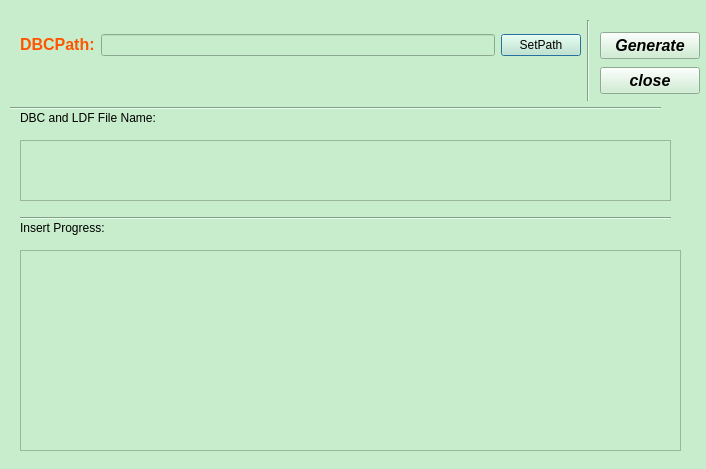
<?xml version="1.0" encoding="UTF-8"?>
<ui version="4.0">
 <class>MatrixDlg</class>
 <widget class="QDialog" name="MatrixDlg">
  <property name="geometry">
   <rect>
    <x>0</x>
    <y>0</y>
    <width>706</width>
    <height>469</height>
   </rect>
  </property>
  <property name="focusPolicy">
   <enum>Qt::TabFocus</enum>
  </property>
  <property name="windowTitle">
   <string>Create DB</string>
  </property>
  <property name="styleSheet">
   <string notr="true">background-color: rgb(199, 237, 204);</string>
  </property>
  <widget class="Line" name="line_3">
   <property name="geometry">
    <rect>
     <x>10</x>
     <y>100</y>
     <width>651</width>
     <height>16</height>
    </rect>
   </property>
   <property name="orientation">
    <enum>Qt::Horizontal</enum>
   </property>
  </widget>
  <widget class="QTextBrowser" name="textBrowserinsert">
   <property name="geometry">
    <rect>
     <x>20</x>
     <y>250</y>
     <width>661</width>
     <height>201</height>
    </rect>
   </property>
   <property name="styleSheet">
    <string notr="true">font: 7pt &quot;Arial&quot;;</string>
   </property>
  </widget>
  <widget class="Line" name="line">
   <property name="geometry">
    <rect>
     <x>580</x>
     <y>20</y>
     <width>16</width>
     <height>81</height>
    </rect>
   </property>
   <property name="orientation">
    <enum>Qt::Vertical</enum>
   </property>
  </widget>
  <widget class="Line" name="line_2">
   <property name="geometry">
    <rect>
     <x>20</x>
     <y>210</y>
     <width>651</width>
     <height>16</height>
    </rect>
   </property>
   <property name="orientation">
    <enum>Qt::Horizontal</enum>
   </property>
  </widget>
  <widget class="QWidget" name="layoutWidget">
   <property name="geometry">
    <rect>
     <x>20</x>
     <y>30</y>
     <width>561</width>
     <height>30</height>
    </rect>
   </property>
   <layout class="QHBoxLayout" name="horizontalLayout">
    <item>
     <widget class="QLabel" name="label_3">
      <property name="layoutDirection">
       <enum>Qt::RightToLeft</enum>
      </property>
      <property name="text">
       <string>&lt;html&gt;&lt;head/&gt;&lt;body&gt;&lt;p&gt;&lt;span style=&quot; font-size:12pt; font-weight:600; color:#ff5500;&quot;&gt;DBCPath:&lt;/span&gt;&lt;/p&gt;&lt;/body&gt;&lt;/html&gt;</string>
      </property>
      <property name="buddy">
       <cstring>lineEditDBC</cstring>
      </property>
     </widget>
    </item>
    <item>
     <widget class="QLineEdit" name="lineEditDBC"/>
    </item>
    <item>
     <widget class="QPushButton" name="pushButtonDBC">
      <property name="text">
       <string>SetPath</string>
      </property>
     </widget>
    </item>
   </layout>
  </widget>
  <widget class="QLabel" name="label_2">
   <property name="geometry">
    <rect>
     <x>20</x>
     <y>220</y>
     <width>191</width>
     <height>16</height>
    </rect>
   </property>
   <property name="text">
    <string>Insert Progress:</string>
   </property>
  </widget>
  <widget class="QLabel" name="label">
   <property name="geometry">
    <rect>
     <x>20</x>
     <y>110</y>
     <width>191</width>
     <height>16</height>
    </rect>
   </property>
   <property name="text">
    <string>DBC and LDF File Name: </string>
   </property>
  </widget>
  <widget class="QTextBrowser" name="textBrowserfile">
   <property name="geometry">
    <rect>
     <x>20</x>
     <y>140</y>
     <width>651</width>
     <height>61</height>
    </rect>
   </property>
   <property name="styleSheet">
    <string notr="true">font: 7pt &quot;Arial&quot;;</string>
   </property>
  </widget>
  <widget class="QWidget" name="layoutWidget_2">
   <property name="geometry">
    <rect>
     <x>600</x>
     <y>30</y>
     <width>100</width>
     <height>67</height>
    </rect>
   </property>
   <layout class="QVBoxLayout" name="verticalLayout">
    <item>
     <widget class="QPushButton" name="pushButtonGen">
      <property name="font">
       <font>
        <pointsize>12</pointsize>
        <weight>75</weight>
        <italic>true</italic>
        <bold>true</bold>
       </font>
      </property>
      <property name="text">
       <string>Generate</string>
      </property>
     </widget>
    </item>
    <item>
     <widget class="QPushButton" name="pushButtonclose">
      <property name="font">
       <font>
        <pointsize>12</pointsize>
        <weight>75</weight>
        <italic>true</italic>
        <bold>true</bold>
       </font>
      </property>
      <property name="text">
       <string>close</string>
      </property>
     </widget>
    </item>
   </layout>
  </widget>
 </widget>
 <resources/>
 <connections>
  <connection>
   <sender>pushButtonclose</sender>
   <signal>clicked()</signal>
   <receiver>MatrixDlg</receiver>
   <slot>reject()</slot>
   <hints>
    <hint type="sourcelabel">
     <x>645</x>
     <y>76</y>
    </hint>
    <hint type="destinationlabel">
     <x>389</x>
     <y>-142</y>
    </hint>
   </hints>
  </connection>
 </connections>
</ui>
